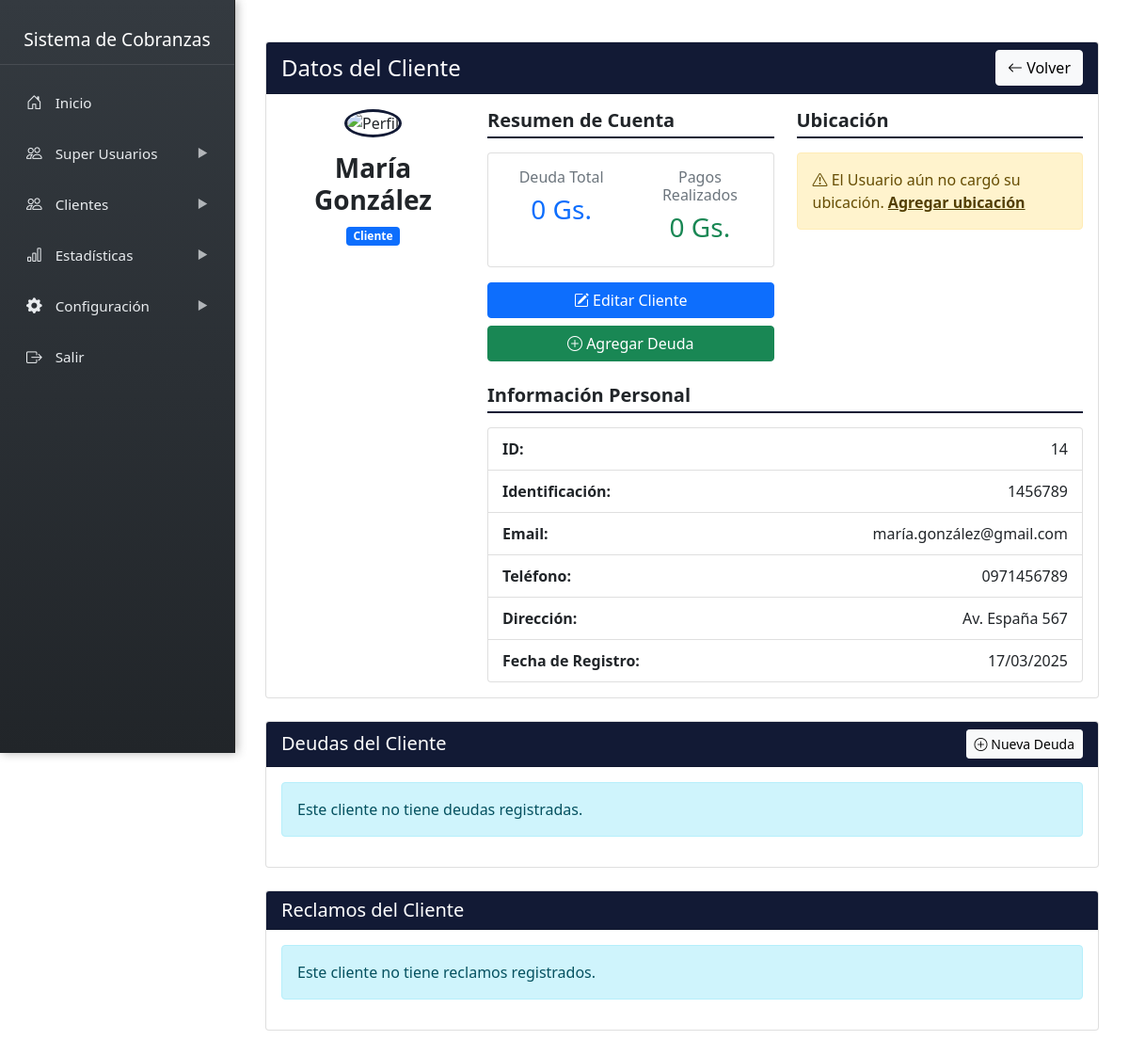
The page /admin/sidebar/clientes/cliente_datos.php?id=14 on the database its author committed.
### tables this page shows
CREATE TABLE `clientes` (
  `id` int NOT NULL,
  `nombre` varchar(200) NOT NULL,
  `identificacion` varchar(20) DEFAULT NULL,
  `direccion` text,
  `ubicacion_link` text,
  `telefono` varchar(20) DEFAULT NULL,
  `email` varchar(100) DEFAULT NULL,
  `created_at` timestamp NULL DEFAULT CURRENT_TIMESTAMP,
  `imagen` varchar(255) NOT NULL DEFAULT 'default.png',
  `password` varchar(255) DEFAULT NULL
);

### admin/sidebar/clientes/cliente_datos.php (the view, shortened to what the rows shown need)
<?php include '../../../admin/include/sidebar.php'; ?>
<link rel="stylesheet" href="https://unpkg.com/leaflet@1.7.1/dist/leaflet.css" />
<?php
require_once '../cnx.php';
$cliente_id = $_GET['id'];
$query = "SELECT c.*
          FROM clientes c
          WHERE c.id = ?";
$stmt = $conn->prepare($query);
$stmt->bind_param("i", $cliente_id);
$stmt->execute();
$result = $stmt->get_result();
$cliente = $result->fetch_assoc();
?>
<div class="content-wrapper">
    <div class="container mt-4">
        <div class="row">
            <div class="col-md-12 mb-4">
                <div class="card">
                    <div class="card-body">
                        <div class="row">
                            <div class="col-md-3 text-center">
                                <div class="profile-img-container mb-3">
                                    <?php if(!empty($cliente['imagen']) && $cliente['imagen'] != 'default.png'): ?>
                                        <img src="../../../uploads/profiles/<?php echo $cliente['imagen']; ?>"
                                             alt="Perfil"
                                             class="img-fluid rounded-circle profile-image"
                                             style="width: 150px; height: 150px; object-fit: cover; border: 3px solid #121a35;">
                                    <?php else: ?>
                                        <img src="../../../uploads/profiles/default.png"
                                             alt="Perfil"
                                             class="img-fluid rounded-circle profile-image"
                                             style="width: 150px; height: 150px; object-fit: cover; border: 3px solid #121a35;">
                                    <?php endif; ?>
                                </div>
                                <h3 class="cliente-nombre"><?php echo htmlspecialchars($cliente['nombre']); ?></h3>
                                <span class="badge bg-primary">Cliente</span>
                            </div>
                            <div class="col-md-9">
                                <div class="row mt-4">
                                    <div class="col-md-12">
                                        <ul class="list-group cliente-info-list">
                                            <li class="list-group-item d-flex justify-content-between">
                                                <strong>ID:</strong>
                                                <span><?php echo $cliente['id']; ?></span>
                                            </li>
                                            <li class="list-group-item d-flex justify-content-between">
                                                <strong>Identificación:</strong>
                                                <span><?php echo htmlspecialchars($cliente['identificacion']); ?></span>
                                            </li>
                                            <li class="list-group-item d-flex justify-content-between">
                                                <strong>Email:</strong>
                                                <span><?php echo !empty($cliente['email']) ? htmlspecialchars($cliente['email']) : ''; ?></span>
                                            </li>
                                            <li class="list-group-item d-flex justify-content-between">
                                                <strong>Teléfono:</strong>
                                                <span><?php echo htmlspecialchars($cliente['telefono']); ?></span>
                                            </li>
                                            <li class="list-group-item d-flex justify-content-between">
                                                <strong>Dirección:</strong>
                                                <span><?php echo htmlspecialchars($cliente['direccion']); ?></span>
                                            </li>
                                            <li class="list-group-item d-flex justify-content-between">
                                                <strong>Fecha de Registro:</strong>
                                                <span><?php echo date('d/m/Y', strtotime($cliente['created_at'])); ?></span>
                                            </li>
                                        </ul>
                                    </div>
                                </div>
                            </div>
                        </div>
                    </div>
                </div>
            </div>
        </div>
    </div>
</div>

### rows shown on the page
clientes: nombre "María González", id "14", identificacion "1456789", email "maría.gonzález@gmail.com", telefono "0971456789", direccion "Av. España 567", created_at "17/03/2025"

### other values the page prints
$deuda_total "0"
